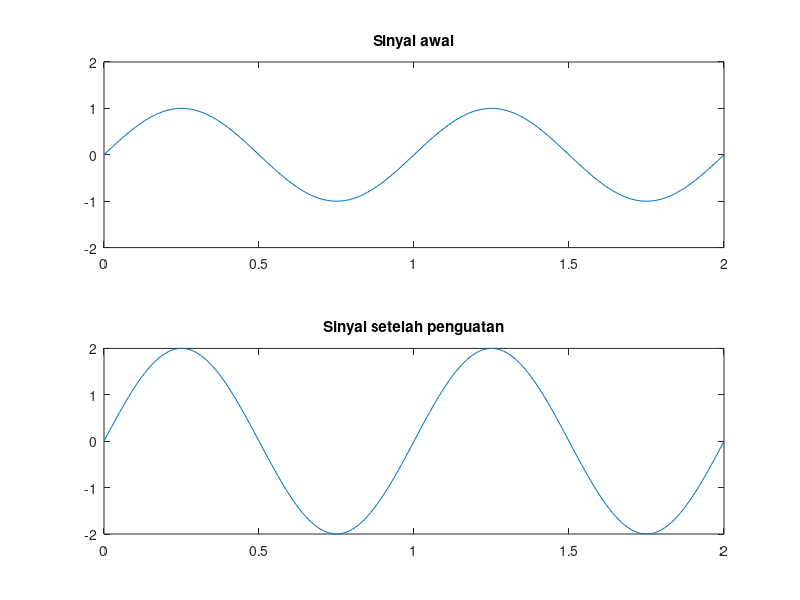

The MATLAB script that drew this image:
clc
% sinyal awal
T = 100;
t = 0:1/T:2;
f1 = 1;
y1 = sin(2*pi*t);

% sinyal setelah penguatan
a = 2 ; % nilai a harus > 1
y1_amp = a*sin(2*pi*t);

% 1st plot
subplot(2,1,1);
plot(t, y1);
ylim([min(y1_amp) max(y1_amp)]);
title('Sinyal awal');

% 2nd plot
subplot(2,1,2);
plot(t, y1_amp);
title('Sinyal setelah penguatan');